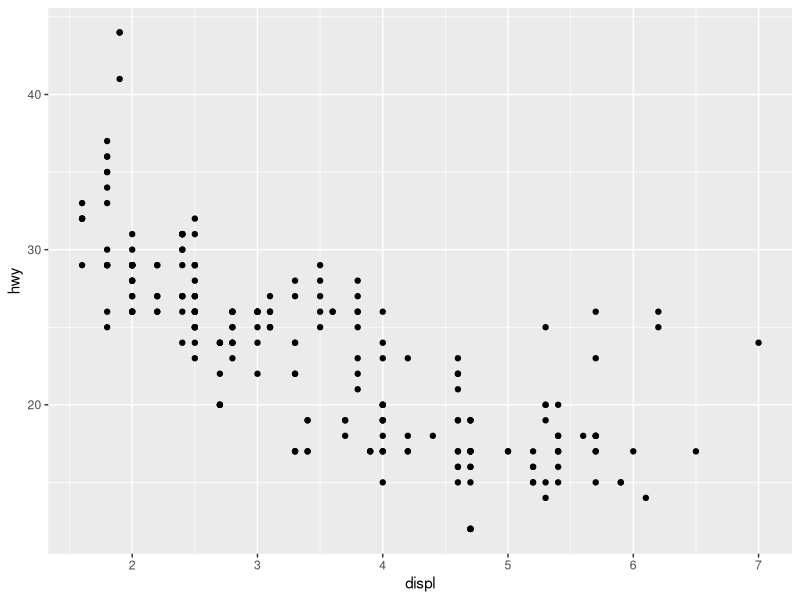
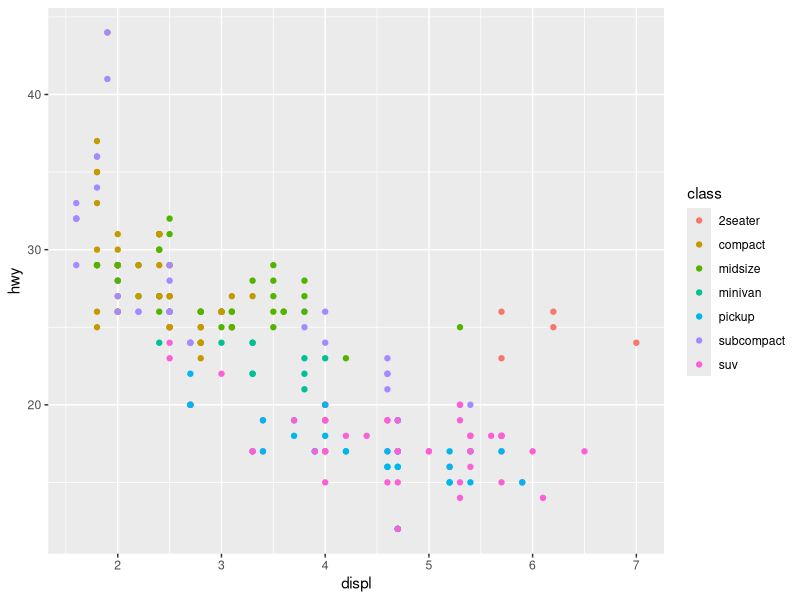
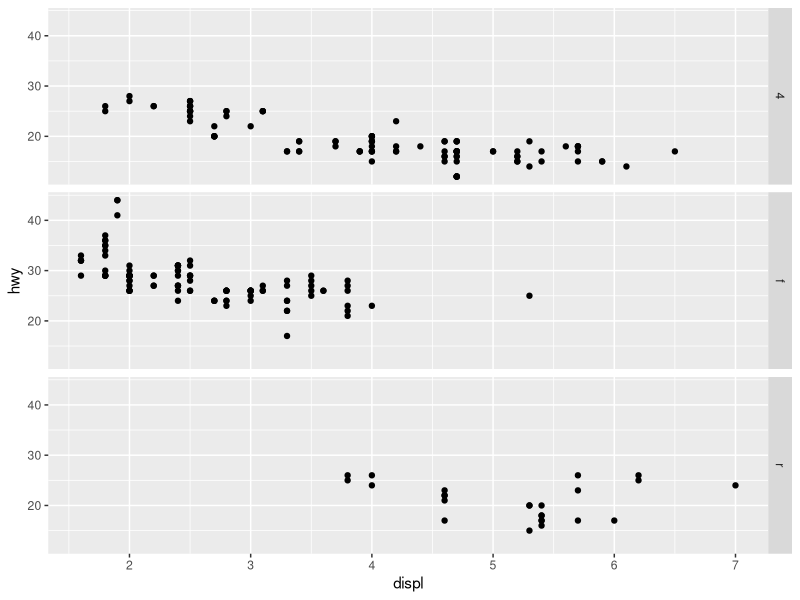
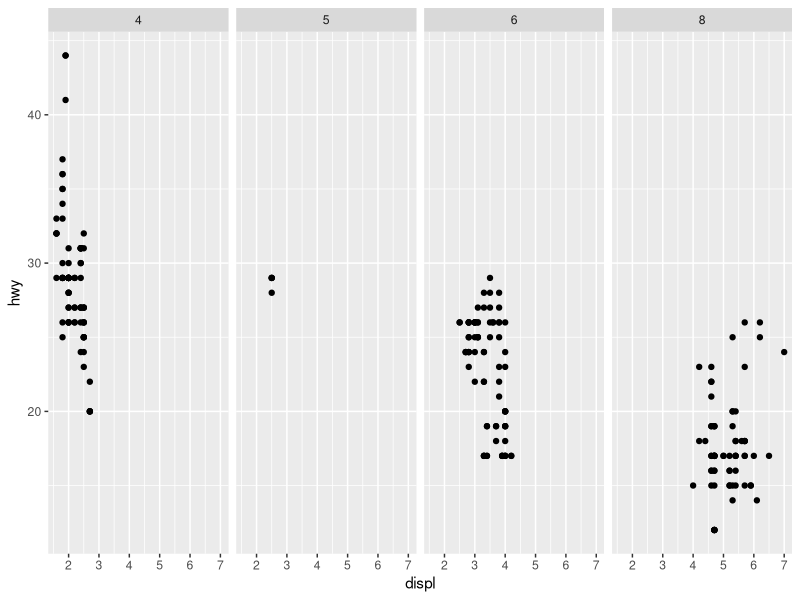
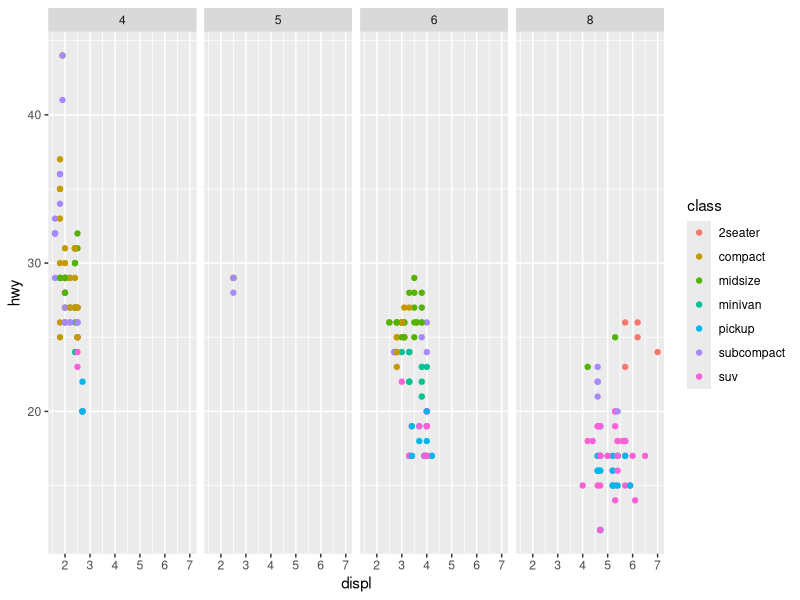
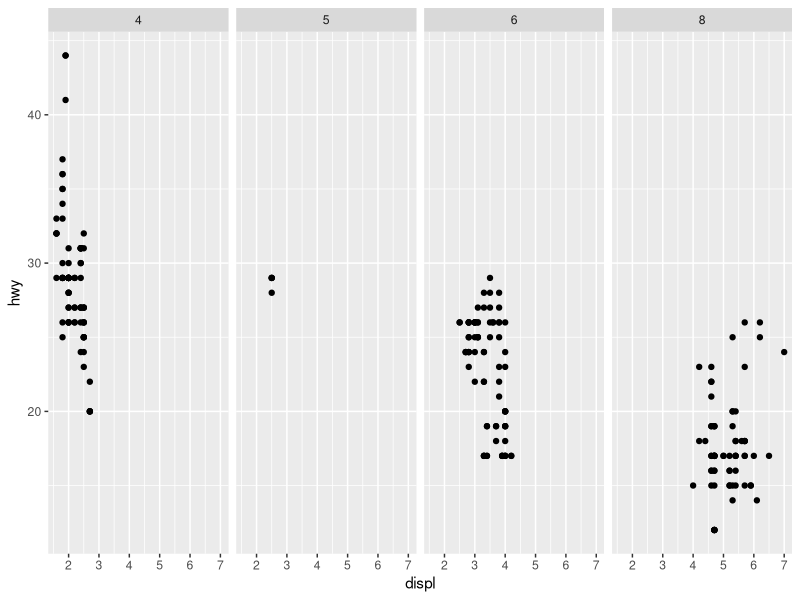
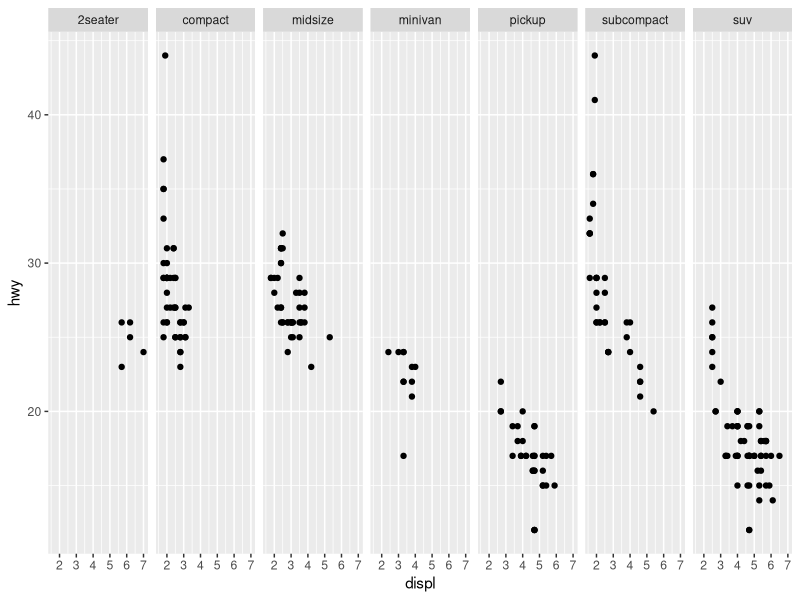
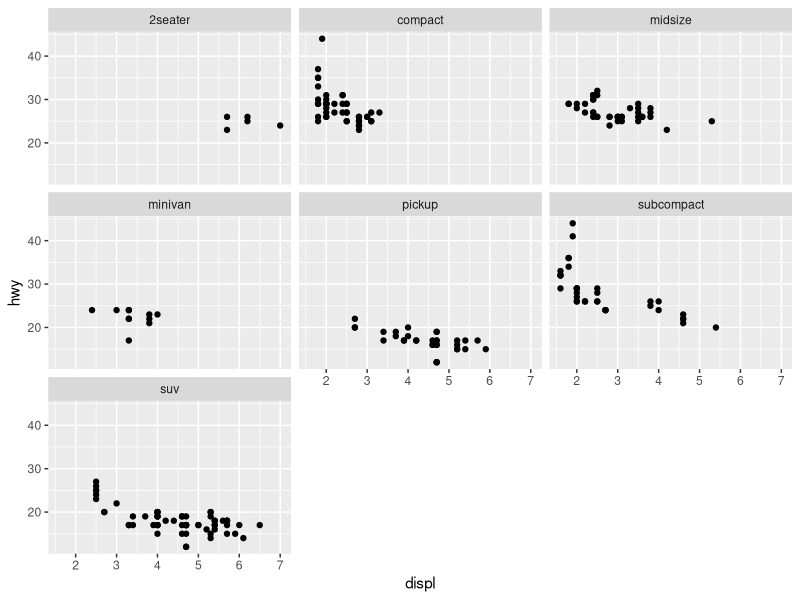

Reproduce these figures in R, in order.
# Author: Devin Pastoor
# Code for Hadley Wickham's Stat 405: Statistical Computing and Data Analysis
# Associated pdf's and other files in Data Analysis Onenote Notebook


setwd("C:/Users/Devin Pastoor/Documents/Classwork/Data_Analysis")
rm(list = ls())                # clean out workspace


# Lecture 1 - Introduction -----------------------------------------------------
  
# Scatterplot basics

library("ggplot2")

# find out information about set of data
?mpg
head(mpg)           # initial lines, can alternatively set # of lines (mpg, n=)
str(mpg)            # information about variables and their types
summary(mpg)        # summary statistics for each variable

#basic plotting 

qplot(displ, hwy, data = mpg)     #(x.var, y.var, data = ?)

#add aesthetics (shape/color options) 
qplot(displ, hwy, color = class, data = mpg)

# add facetting (subsets)
qplot(displ, hwy, data = mpg) + facet_grid(drv ~.)      # 4w-, f-, r-wheel drive
qplot(displ, hwy, data = mpg) + facet_grid(. ~ cyl)     # number of cylinders

# and even more depth with colors
qplot(displ, hwy, color = class, data = mpg) +           
  facet_grid(. ~ cyl)

# or shapes (but note the warning - too many shapes can be confusing)
qplot(displ, hwy, shap = class, data = mpg) +           
  facet_grid(. ~ cyl)

# with a large numbers of factors the grid can look awkward
qplot(displ, hwy, data = mpg) + facet_grid(~ class)

# reshape to 'wrap' ribbon to 2d 
qplot(displ, hwy, data = mpg) + facet_wrap(~class)

# can do 2 levels of facetting to compare
qplot(displ, hwy, data = mpg) + facet_grid(drv ~ cyl)  

# does not show complete data by default to prevent overplotting
qplot(cty, hwy, data = mpg)

# to plot all points must add a geom_jitter
qplot(cty, hwy, data = mpg, geom = "jitter")

# sometimes want to rearrange data to better ID trends
qplot(class, hwy, data = mpg)
qplot(reorder(class,hwy), hwy, data = mpg)                          # reorder by mpg mean
qplot(reorder(class,hwy), hwy, data = mpg, geom = "jitter")         # to see all data

# want to know if can reorder by a different summary statistic
?reorder
qplot(reorder(class,hwy, median), hwy, data = mpg, geom = "jitter") #reorder by mpg median

# boxplots are good for summarizing data
qplot(reorder(class,hwy), hwy, data = mpg, geom = "boxplot")

# can add additional layers
qplot(reorder(class,hwy), hwy, data = mpg, geom = c("jitter", "boxplot")) # boxplot on top
qplot(reorder(class,hwy), hwy, data = mpg, geom = c("boxplot", "jitter")) # jitter on top


# Lecture 2 - Displaying Distributions -----------------------------------------

# Given one variable, qplot will give a bar chart or histogram
qplot(cut, data = diamonds)
qplot(carat, data = diamonds)

# Can easily change bin height
qplot(carat, data = diamonds, binwidth = 1)
qplot(carat, data = diamonds, binwidth = 0.1)
qplot(carat, data = diamonds, binwidth = 0.01)
resolution(diamonds$carat)                       #can see the last set bin width

# Change axis width of previous plot
last_plot() + xlim(0,3)

qplot(table, data = diamonds, binwidth = 1)

#to zoom in on a plot region or set axes use xlim() and ylim()
qplot(table, data = diamonds, binwidth = 1) + xlim(50, 70)
qplot(table, data = diamonds, binwidth = 0.1) + xlim(50, 70)
qplot(carat, data = diamonds, binwidth = 0.1) + xlim(50, 70) + ylim(0, 50)
?coord_cartesian()

#additional aesthetics options (for pretty but ineffective plots)
qplot(depth, data = diamonds, binwidth = 0.2)
#adding a fill color
qplot(depth, data = diamonds, binwidth = 0.2, fill = cut) + xlim(55, 70)
qplot(depth, data = diamonds, binwidth = 0.2) + xlim(55, 70) + facet_wrap(~ cut)

#some problems
#stacking is hard to read, placing apart makes hard to compare
#relative abudance is hard to judge - just rescale to equal area

#large distances make comparisons hard
qplot(price, data = diamonds, binwidth = 500) + facet_wrap(~ cut)

#stacked heights hard to compare
qplot(price, data = diamonds, binwidth = 500, fill = cut)

#better, but still have differing relative abundances
qplot(price, data = diamonds, binwidth = 500, geom = "freqpoly", color = cut)

#Instead of count on y-axis, display density
# .. indicates that the variable isn't in original data
qplot(price, ..density.., data = diamonds, binwidth = 500, geom = "freqpoly",
      color = cut)

#to use with histogram you must be explicit
qplot(price, ..density.., data = diamonds, binwidth = 500, geom = "histogram") +
  facet_wrap(~ cut)




